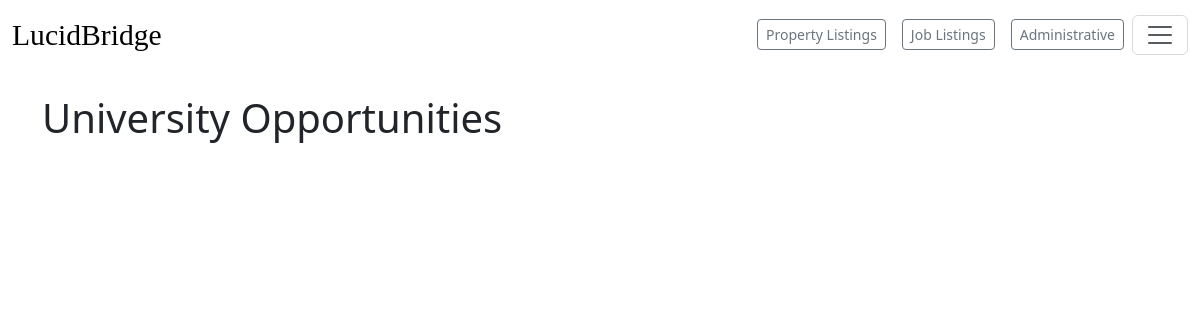
The page /university/university-offers on the database as committed earlier.
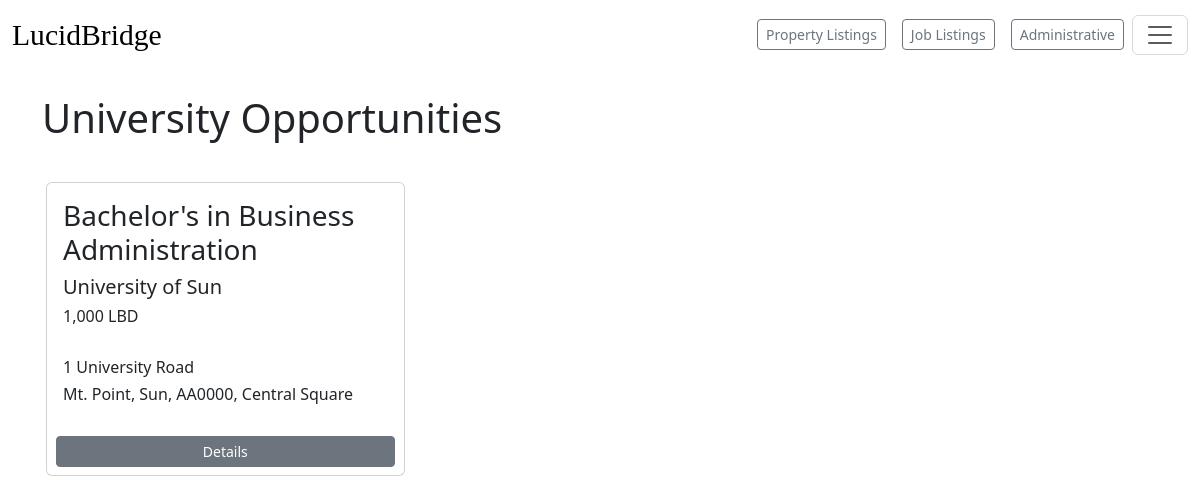
The same page on the database as committed later.
### university/models.py (models this page shows)
class Program(models.Model):
    University = models.CharField(max_length=100)
    Program = models.CharField(max_length=100)
    location_local = models.CharField(max_length=100)
    location_broad = models.CharField(max_length=100)
    tuition = models.CharField(max_length=100)
    Bachelor = models.BooleanField(blank=True)
    Associate = models.BooleanField(blank=True)
    Masters = models.BooleanField(blank=True)
    PhD = models.BooleanField(blank=True)
    Enrollment_Start = models.CharField(max_length=100)
    Enrollment_End = models.CharField(max_length=100)
    Description = models.TextField(max_length=1000)
    Max_Capacity = models.CharField(max_length=100)
    Max_Applications = models.CharField(max_length=100)
    def get_absolute_url(self):
        return reverse('uni-detail', args=[self.pk])

### university/views.py (the view)
# urls.py: path('university-offers', views.uni_listing, name='uni-offers')
def uni_listing(request):
    offerings = Program.objects.all()
    return render(request, 'uni-listings.html', {'offerings':offerings})

### university/templates/uni-listings.html
{% extends "base.html" %}
{% block content %}
<br>
  <h1>University Opportunities</h1>
  <br>
    <div class="row row-cols-1 row-cols-sm-1 row-cols-md-3 g-2">
        {% for offering in offerings %}
        <div class="col-sm-4 p-2">
          <div class="card" style="max-width: 26em; height: 10em mb-5">
            <div class="card-body">
              <h3>{{offering.Program}} </h3>
              <h5>{{ offering.University }} </h5>
              <h6 class="card-title">{{ offering.tuition }} LBD <br></h6>
    <br>
              <h6>{{offering.location_local}}</h6>
              <h6>{{offering.location_broad}}</h6>
          </div>
              <div style="text-align:center;">
                <a href="{{ offering.get_absolute_url }}" class="btn btn-sm btn-secondary mt-2 mb-2 d-block mx-auto" style="width: 95%;">Details</a>
              </div>
            </div>
          </div>
          {% endfor %}
    </div>
{% endblock %}

Rows that differ between the two databases and show on the page:
added Program: Program "Bachelor's in Business Administration", University "University of Sun", tuition "1,000", location_local "1 University Road", location_broad "Mt. Point, Sun, AA0000, Central Square"
